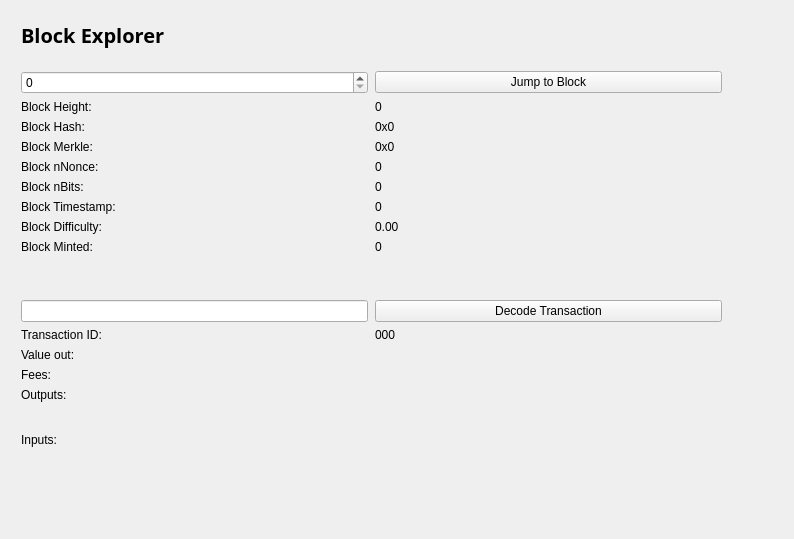
<?xml version="1.0" encoding="UTF-8"?>
<ui version="4.0">
 <class>BlockBrowser</class>
 <widget class="QWidget" name="BlockBrowser">
  <property name="windowModality">
   <enum>Qt::NonModal</enum>
  </property>
  <property name="enabled">
   <bool>true</bool>
  </property>
  <property name="geometry">
   <rect>
    <x>0</x>
    <y>0</y>
    <width>794</width>
    <height>539</height>
   </rect>
  </property>
  <property name="sizePolicy">
   <sizepolicy hsizetype="Preferred" vsizetype="Preferred">
    <horstretch>0</horstretch>
    <verstretch>0</verstretch>
   </sizepolicy>
  </property>
  <property name="minimumSize">
   <size>
    <width>0</width>
    <height>0</height>
   </size>
  </property>
  <property name="acceptDrops">
   <bool>false</bool>
  </property>
  <property name="windowTitle">
   <string>Form</string>
  </property>
  <layout class="QGridLayout">
   <property name="sizeConstraint">
    <enum>QLayout::SetMaximumSize</enum>
   </property>
   <property name="leftMargin">
    <number>21</number>
   </property>
   <property name="topMargin">
    <number>21</number>
   </property>
   <property name="rightMargin">
    <number>10</number>
   </property>
   <item row="1" column="0">
    <widget class="QWidget" name="widget" native="true">
     <widget class="QWidget" name="layoutWidget">
      <property name="geometry">
       <rect>
        <x>0</x>
        <y>0</y>
        <width>699</width>
        <height>27</height>
       </rect>
      </property>
      <layout class="QHBoxLayout" name="horizontalLayout_4">
       <property name="spacing">
        <number>7</number>
       </property>
       <item>
        <widget class="QLabel" name="label_5">
         <property name="font">
          <font>
           <family>Open Sans,sans-serif</family>
          </font>
         </property>
         <property name="text">
          <string>&lt;html&gt;&lt;head/&gt;&lt;body&gt;&lt;p&gt;&lt;span style=&quot; font-size:20px; font-weight:600; color:#000000;&quot;&gt;Block Explorer &lt;/span&gt;&lt;/p&gt;&lt;/body&gt;&lt;/html&gt;</string>
         </property>
        </widget>
       </item>
       <item>
        <spacer name="horizontalSpacer_2">
         <property name="orientation">
          <enum>Qt::Horizontal</enum>
         </property>
         <property name="sizeHint" stdset="0">
          <size>
           <width>40</width>
           <height>20</height>
          </size>
         </property>
        </spacer>
       </item>
      </layout>
     </widget>
     <widget class="QWidget" name="layoutWidget_2">
      <property name="geometry">
       <rect>
        <x>0</x>
        <y>50</y>
        <width>701</width>
        <height>441</height>
       </rect>
      </property>
      <layout class="QGridLayout" name="gridLayout_3" rowstretch="0,0,0,0,0,0,0,0,0,0,0,0,0,0,0,0,0,0,0" columnstretch="0,0">
       <property name="sizeConstraint">
        <enum>QLayout::SetDefaultConstraint</enum>
       </property>
       <property name="horizontalSpacing">
        <number>7</number>
       </property>
       <item row="18" column="0">
        <spacer name="verticalSpacer">
         <property name="orientation">
          <enum>Qt::Vertical</enum>
         </property>
         <property name="sizeHint" stdset="0">
          <size>
           <width>20</width>
           <height>40</height>
          </size>
         </property>
        </spacer>
       </item>
       <item row="12" column="1">
        <widget class="QPushButton" name="txButton">
         <property name="text">
          <string>Decode Transaction</string>
         </property>
        </widget>
       </item>
       <item row="17" column="0">
        <widget class="QLabel" name="inputLabel">
         <property name="text">
          <string>Inputs:</string>
         </property>
         <property name="alignment">
          <set>Qt::AlignLeading|Qt::AlignLeft|Qt::AlignTop</set>
         </property>
        </widget>
       </item>
       <item row="10" column="1">
        <widget class="QLabel" name="mintBox">
         <property name="text">
          <string>0</string>
         </property>
         <property name="textInteractionFlags">
          <set>Qt::LinksAccessibleByMouse|Qt::TextSelectableByMouse</set>
         </property>
        </widget>
       </item>
       <item row="14" column="0">
        <widget class="QLabel" name="valueLabel">
         <property name="text">
          <string>Value out:</string>
         </property>
        </widget>
       </item>
       <item row="13" column="0">
        <widget class="QLabel" name="txLabel">
         <property name="text">
          <string>Transaction ID:</string>
         </property>
        </widget>
       </item>
       <item row="9" column="1">
        <widget class="QLabel" name="hardBox">
         <property name="text">
          <string>0.00</string>
         </property>
         <property name="textInteractionFlags">
          <set>Qt::LinksAccessibleByMouse|Qt::TextSelectableByMouse</set>
         </property>
        </widget>
       </item>
       <item row="13" column="1">
        <widget class="QLabel" name="txID">
         <property name="text">
          <string>000</string>
         </property>
         <property name="textInteractionFlags">
          <set>Qt::LinksAccessibleByMouse|Qt::TextSelectableByMouse</set>
         </property>
        </widget>
       </item>
       <item row="17" column="1">
        <widget class="QLabel" name="inputBox">
         <property name="sizePolicy">
          <sizepolicy hsizetype="Preferred" vsizetype="MinimumExpanding">
           <horstretch>0</horstretch>
           <verstretch>0</verstretch>
          </sizepolicy>
         </property>
         <property name="text">
          <string/>
         </property>
         <property name="alignment">
          <set>Qt::AlignLeading|Qt::AlignLeft|Qt::AlignTop</set>
         </property>
         <property name="textInteractionFlags">
          <set>Qt::LinksAccessibleByMouse|Qt::TextSelectableByMouse</set>
         </property>
        </widget>
       </item>
       <item row="14" column="1">
        <widget class="QLabel" name="valueBox">
         <property name="text">
          <string/>
         </property>
         <property name="textInteractionFlags">
          <set>Qt::LinksAccessibleByMouse|Qt::TextSelectableByMouse</set>
         </property>
        </widget>
       </item>
       <item row="9" column="0">
        <widget class="QLabel" name="hardLabel">
         <property name="text">
          <string>Block Difficulty:</string>
         </property>
        </widget>
       </item>
       <item row="1" column="0">
        <widget class="QSpinBox" name="heightBox">
         <property name="sizePolicy">
          <sizepolicy hsizetype="Preferred" vsizetype="Fixed">
           <horstretch>0</horstretch>
           <verstretch>0</verstretch>
          </sizepolicy>
         </property>
         <property name="maximum">
          <number>99999999</number>
         </property>
        </widget>
       </item>
       <item row="3" column="0">
        <widget class="QLabel" name="heightLabel_2">
         <property name="text">
          <string>Block Height:</string>
         </property>
        </widget>
       </item>
       <item row="8" column="1">
        <widget class="QLabel" name="timeBox">
         <property name="text">
          <string>0</string>
         </property>
         <property name="textInteractionFlags">
          <set>Qt::LinksAccessibleByMouse|Qt::TextSelectableByMouse</set>
         </property>
        </widget>
       </item>
       <item row="1" column="1">
        <widget class="QPushButton" name="blockButton">
         <property name="text">
          <string>Jump to Block</string>
         </property>
        </widget>
       </item>
       <item row="5" column="0">
        <widget class="QLabel" name="merkleLabel">
         <property name="text">
          <string>Block Merkle:</string>
         </property>
        </widget>
       </item>
       <item row="4" column="0">
        <widget class="QLabel" name="hashLabel">
         <property name="text">
          <string>Block Hash:</string>
         </property>
        </widget>
       </item>
       <item row="15" column="1">
        <widget class="QLabel" name="feesBox">
         <property name="text">
          <string/>
         </property>
         <property name="textInteractionFlags">
          <set>Qt::LinksAccessibleByMouse|Qt::TextSelectableByMouse</set>
         </property>
        </widget>
       </item>
       <item row="10" column="0">
        <widget class="QLabel" name="mintLabel">
         <property name="text">
          <string>Block Minted:</string>
         </property>
        </widget>
       </item>
       <item row="3" column="1">
        <widget class="QLabel" name="heightLabel">
         <property name="text">
          <string>0</string>
         </property>
         <property name="textInteractionFlags">
          <set>Qt::LinksAccessibleByMouse|Qt::TextSelectableByMouse</set>
         </property>
        </widget>
       </item>
       <item row="15" column="0">
        <widget class="QLabel" name="feesLabel">
         <property name="text">
          <string>Fees:</string>
         </property>
        </widget>
       </item>
       <item row="7" column="0">
        <widget class="QLabel" name="bitsLabel">
         <property name="text">
          <string>Block nBits:</string>
         </property>
        </widget>
       </item>
       <item row="7" column="1">
        <widget class="QLabel" name="bitsBox">
         <property name="text">
          <string>0</string>
         </property>
         <property name="textInteractionFlags">
          <set>Qt::LinksAccessibleByMouse|Qt::TextSelectableByMouse</set>
         </property>
        </widget>
       </item>
       <item row="5" column="1">
        <widget class="QLabel" name="merkleBox">
         <property name="minimumSize">
          <size>
           <width>187</width>
           <height>0</height>
          </size>
         </property>
         <property name="text">
          <string>0x0</string>
         </property>
         <property name="textInteractionFlags">
          <set>Qt::LinksAccessibleByMouse|Qt::TextSelectableByMouse</set>
         </property>
        </widget>
       </item>
       <item row="16" column="0">
        <widget class="QLabel" name="outputLabel">
         <property name="text">
          <string>Outputs:</string>
         </property>
         <property name="alignment">
          <set>Qt::AlignLeading|Qt::AlignLeft|Qt::AlignTop</set>
         </property>
        </widget>
       </item>
       <item row="16" column="1">
        <widget class="QLabel" name="outputBox">
         <property name="sizePolicy">
          <sizepolicy hsizetype="Preferred" vsizetype="Expanding">
           <horstretch>0</horstretch>
           <verstretch>0</verstretch>
          </sizepolicy>
         </property>
         <property name="text">
          <string/>
         </property>
         <property name="alignment">
          <set>Qt::AlignLeading|Qt::AlignLeft|Qt::AlignTop</set>
         </property>
         <property name="textInteractionFlags">
          <set>Qt::LinksAccessibleByMouse|Qt::TextSelectableByMouse</set>
         </property>
        </widget>
       </item>
       <item row="6" column="0">
        <widget class="QLabel" name="nonceLabel">
         <property name="text">
          <string>Block nNonce:</string>
         </property>
        </widget>
       </item>
       <item row="6" column="1">
        <widget class="QLabel" name="nonceBox">
         <property name="text">
          <string>0</string>
         </property>
         <property name="textInteractionFlags">
          <set>Qt::LinksAccessibleByMouse|Qt::TextSelectableByMouse</set>
         </property>
        </widget>
       </item>
       <item row="8" column="0">
        <widget class="QLabel" name="timeLabel">
         <property name="text">
          <string>Block Timestamp:</string>
         </property>
        </widget>
       </item>
       <item row="4" column="1">
        <widget class="QLabel" name="hashBox">
         <property name="enabled">
          <bool>true</bool>
         </property>
         <property name="sizePolicy">
          <sizepolicy hsizetype="Preferred" vsizetype="Preferred">
           <horstretch>0</horstretch>
           <verstretch>0</verstretch>
          </sizepolicy>
         </property>
         <property name="minimumSize">
          <size>
           <width>0</width>
           <height>0</height>
          </size>
         </property>
         <property name="text">
          <string>0x0</string>
         </property>
         <property name="textInteractionFlags">
          <set>Qt::LinksAccessibleByMouse|Qt::TextSelectableByMouse</set>
         </property>
        </widget>
       </item>
       <item row="12" column="0">
        <widget class="QLineEdit" name="txBox">
         <property name="sizePolicy">
          <sizepolicy hsizetype="Preferred" vsizetype="Fixed">
           <horstretch>0</horstretch>
           <verstretch>0</verstretch>
          </sizepolicy>
         </property>
         <property name="inputMask">
          <string comment="Transaction id" extracomment="Transaction id"/>
         </property>
         <property name="placeholderText">
          <string comment="Transaction ID" extracomment="Transaction ID"/>
         </property>
        </widget>
       </item>
       <item row="11" column="0">
        <spacer name="verticalSpacer_2">
         <property name="orientation">
          <enum>Qt::Vertical</enum>
         </property>
         <property name="sizeHint" stdset="0">
          <size>
           <width>20</width>
           <height>40</height>
          </size>
         </property>
        </spacer>
       </item>
      </layout>
     </widget>
    </widget>
   </item>
  </layout>
 </widget>
 <resources/>
 <connections/>
</ui>
